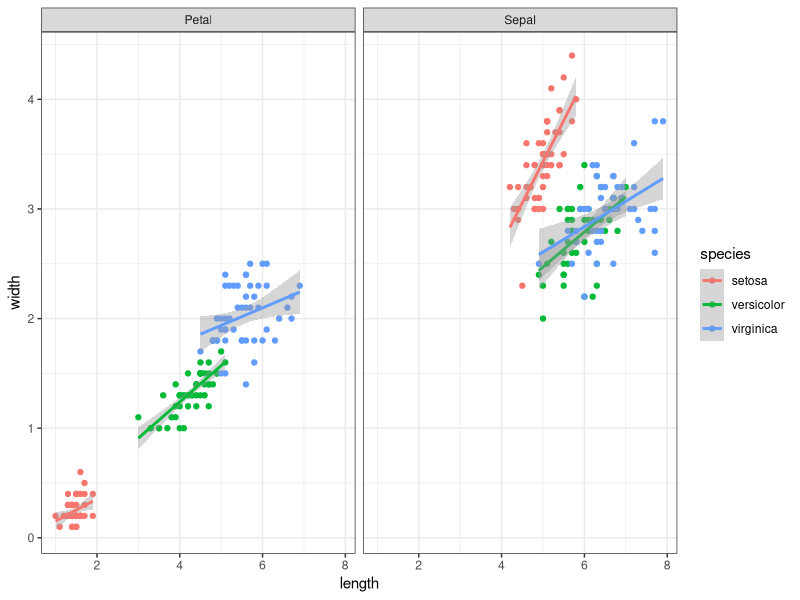

Here is the R script that generated this plot:
library(tidyverse)
data_flowers <- read_tsv("data/flowers.txt")

flowers_petal <- transmute(data_flowers,  length = data_flowers$Petal.Length, 
                           width = data_flowers$Petal.Width, species = 
                            as.factor(data_flowers$Species), category = "Petal")

flowers_sepal <- transmute(data_flowers, length = data_flowers$Sepal.Length, 
                           width = data_flowers$Sepal.Width, species = 
                           as.factor(data_flowers$Species), category = "Sepal")

flowers_exp <- bind_rows(flowers_petal, flowers_sepal)

flowers_exp %>% ggplot(aes(x=length, y=width, col = species)) +  geom_point() + 
  facet_wrap(~category) + theme_bw() + geom_smooth(method = "lm")


